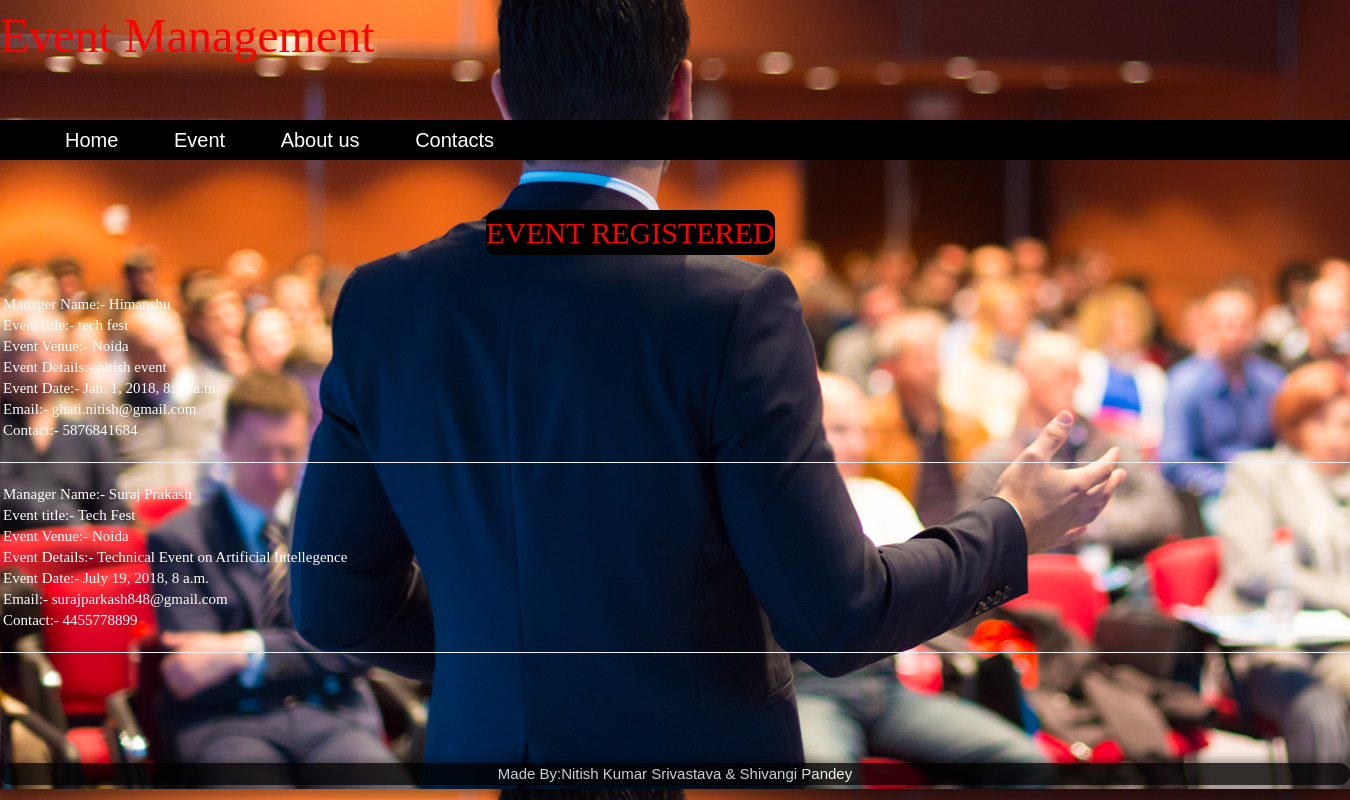
Page /show/ on the committed database.
### app/models.py (models this page shows)
class event(models.Model):
	Manager_Name=models.CharField(max_length=50)
	Event_title=models.CharField(max_length=20)
	Event_venue=models.CharField(max_length=10)
	Event_Details=models.TextField(max_length=500)
	Event_date=models.DateTimeField( default='dd/mm/yyyy 00:00:00',blank=False)
	Email=models.EmailField(blank=False, default="")
	Contact=models.IntegerField(default="")

### app/views.py (the view)
# urls.py: path('show/',show2),
def show2(request):
	form=event.objects.all()
	return render(request,'show.html',{'form':form})

### app/templates/show.html (shortened to what this page needs)
<html>
	<head>{% load staticfiles %}
	<link rel="stylesheet" href="{% static 'w3.css' %}">
	</head>
<body background="{% static '13.jpg'%}">
	<div id="header">
				<marquee direction="left" behaviour="alternate" scrollamount="4">
		<font size="20" face="Viner Hand ITC" color="red" style="bold">
				Event Management
			</font>
	</marquee>
	</div>
	<nav class="navclass">
		<ul>
			<li><a href="/">Home</a></li>
			<li>Event
			</li>
			<li><a href="/about/">About us</a></li>
			<li><a href="/contact/">Contacts</a></li>
		</ul>
	</nav>
	<div id="b">
		<h1 class="w3-animate-opacity"> EVENT REGISTERED</h1>
		<br>
			 <br>
			 <br>
			 <br>
			 <br>
			{% for events in form %}
			<div class="w3-animate-zoom">
			<div class="events">
				<table>
					<tr>
						<td>Manager Name:-
						{{events.Manager_Name}}
						</td>
					</tr>
					<tr>
						<td>Event title:-
						{{events.Event_title}}
						</td>
					</tr>
					<tr>
						<td>Event Venue:-
						{{events.Event_venue}}
						</td>
					</tr>
					<tr>
						<td>
						Event Details:-
						{{events.Event_Details}}
						</td>
					</tr>
					<tr>
						<td>Event Date:-
						{{events.Event_date}}
						</td>
					</tr>
					<tr>
						<td>Email:-
						{{events.Email}}
						</td>
					</tr>
					<tr>
						<td>Contact:-
						{{events.Contact}}
						</td>
					</tr>
				</table>
					<hr>
				</div>
			</div>
		{% endfor %}
	</div> <br><br><br><br>
	<div class="f1">
		   Made By:Nitish Kumar Srivastava &amp; Shivangi Pandey
			</div>
</body>
</html>

### app/static/w3.css (style rules this page uses)
html { box-sizing:border-box }
*,*:before,*:after { box-sizing:inherit }
html { -ms-text-size-adjust:100%;-webkit-text-size-adjust:100% }
body { margin:0 }
article,aside,details,figcaption,figure,footer,header,main,menu,nav,section,summary { display:block }
a { background-color:transparent;-webkit-text-decoration-skip:objects }
hr { box-sizing:content-box;height:0;overflow:visible }
html,body { font-family:Verdana,sans-serif;font-size:15px;line-height:1.5 }
html { overflow-x:hidden }
h1 { font-size:36px }
h1,h2,h3,h4,h5,h6 { font-family:"Segoe UI",Arial,sans-serif;font-weight:400;margin:10px 0 }
hr { border:0;border-top:1px solid #eee;margin:20px 0 }
a { color:inherit }
.w3-animate-opacity { animation:opac 5s }
.w3-animate-zoom { animation:animatezoom 4s }

### app/templates/show.html (style rules this page uses)
body { opacity:1; }
#header { height:100px; width:1340px; }
.navclass { background-color:black; color:white; font-size:20px; font-family:sans-serif; }
.navclass ul li { list-style-type:none; display:inline-block; padding-top:5px; padding-bottom:5px; padding-left:25px; padding-right:25px; position:relative; }
.navclass ul li a { list-tyle-type:none; color:white; text-decoration:scrollbar; }
#b h1 { background-color:black; position:absolute; top:25%; left:36%; color:red; border-radius:10px; font-family:Viner Hand ITC; font-size:30px; }
.events { color:lightseagreen; }
.events table { color:white; font-size:15px; font-family: Engravers MT; font-style:bold; }
.w3-animate-zoom { animation:animatezoom 4s }
.f1 { width:100% height:500px; background-color:black; border-radius:20px; opacity:0.8; transition:5s; text-align:center; color:white; box-shadow: 4px 4px 8px 8px rgba(0, 0, 0, 0.4); }

### rows in the picture
event: Manager_Name "Himanshu", Event_title "tech fest", Event_venue "Noida", Event_Details "nitish event", Event_date "Jan. 1, 2018, 8:30 a.m.", Email "ghati.nitish@gmail.com", Contact "5876841684"
event: Manager_Name "Suraj Prakash", Event_title "Tech Fest", Event_venue "Noida", Event_Details "Technical Event on Artificial Intellegence", Event_date "July 19, 2018, 8 a.m.", Email "surajparkash848@gmail.com", Contact "4455778899"
